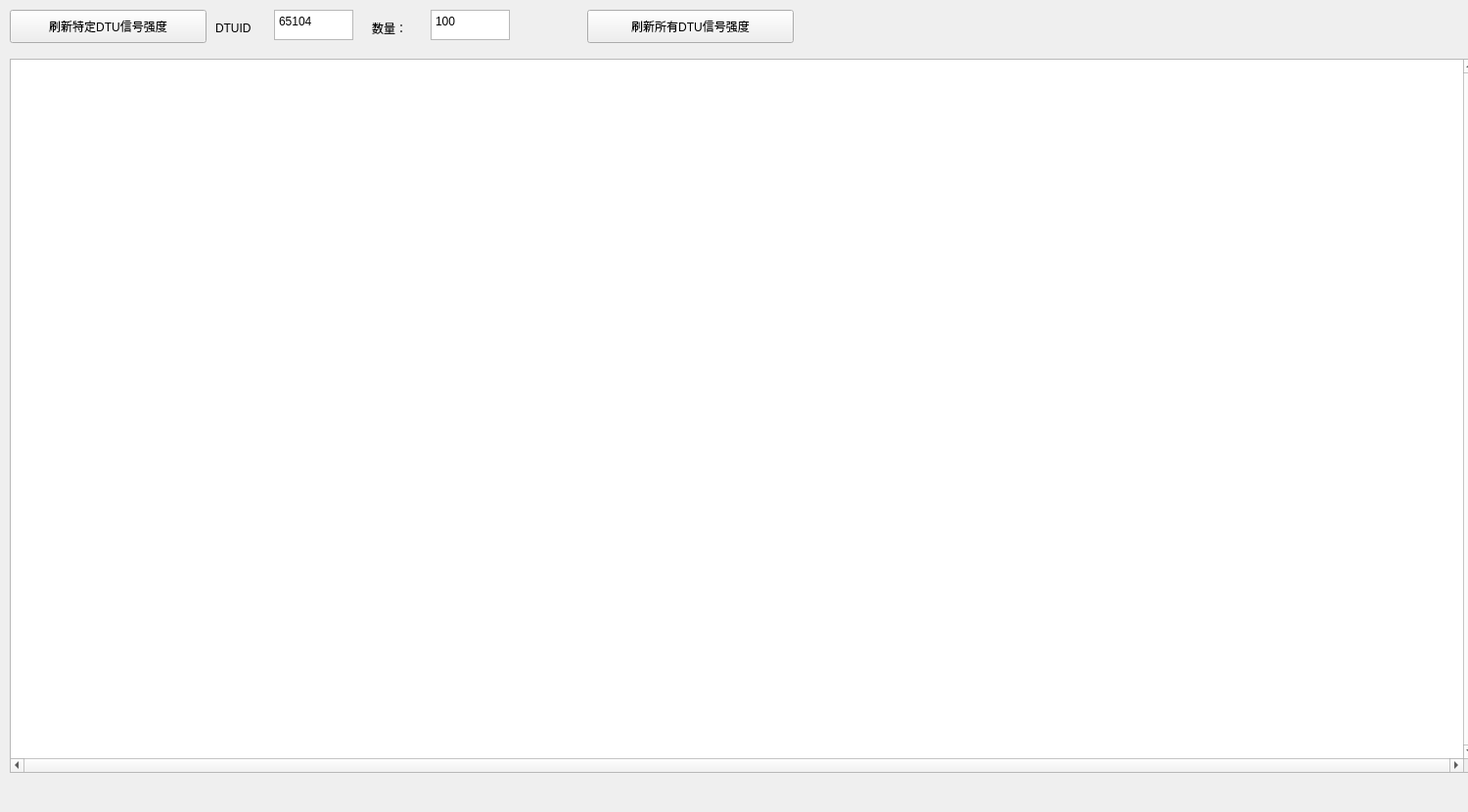
<?xml version="1.0" encoding="UTF-8"?>
<ui version="4.0">
 <class>myform3</class>
 <widget class="QWidget" name="myform3">
  <property name="geometry">
   <rect>
    <x>0</x>
    <y>0</y>
    <width>1500</width>
    <height>830</height>
   </rect>
  </property>
  <property name="windowTitle">
   <string>查询信号强度</string>
  </property>
  <widget class="QTableWidget" name="tableWidget1">
   <property name="geometry">
    <rect>
     <x>10</x>
     <y>60</y>
     <width>1500</width>
     <height>730</height>
    </rect>
   </property>
   <property name="sizePolicy">
    <sizepolicy hsizetype="Expanding" vsizetype="Expanding">
     <horstretch>0</horstretch>
     <verstretch>0</verstretch>
    </sizepolicy>
   </property>
   <property name="verticalScrollBarPolicy">
    <enum>Qt::ScrollBarAlwaysOn</enum>
   </property>
   <property name="horizontalScrollBarPolicy">
    <enum>Qt::ScrollBarAlwaysOn</enum>
   </property>
   <property name="selectionMode">
    <enum>QAbstractItemView::ContiguousSelection</enum>
   </property>
  </widget>
  <widget class="QPushButton" name="pushButton">
   <property name="geometry">
    <rect>
     <x>10</x>
     <y>10</y>
     <width>201</width>
     <height>34</height>
    </rect>
   </property>
   <property name="text">
    <string>刷新特定DTU信号强度</string>
   </property>
  </widget>
  <widget class="QTextEdit" name="textEdit">
   <property name="geometry">
    <rect>
     <x>280</x>
     <y>10</y>
     <width>81</width>
     <height>31</height>
    </rect>
   </property>
   <property name="html">
    <string>&lt;!DOCTYPE HTML PUBLIC &quot;-//W3C//DTD HTML 4.0//EN&quot; &quot;http://www.w3.org/TR/REC-html40/strict.dtd&quot;&gt;
&lt;html&gt;&lt;head&gt;&lt;meta name=&quot;qrichtext&quot; content=&quot;1&quot; /&gt;&lt;style type=&quot;text/css&quot;&gt;
p, li { white-space: pre-wrap; }
&lt;/style&gt;&lt;/head&gt;&lt;body style=&quot; font-family:'SimSun'; font-size:9pt; font-weight:400; font-style:normal;&quot;&gt;
&lt;p style=&quot; margin-top:0px; margin-bottom:0px; margin-left:0px; margin-right:0px; -qt-block-indent:0; text-indent:0px;&quot;&gt;65104&lt;/p&gt;&lt;/body&gt;&lt;/html&gt;</string>
   </property>
  </widget>
  <widget class="QLabel" name="label_3">
   <property name="geometry">
    <rect>
     <x>220</x>
     <y>20</y>
     <width>61</width>
     <height>18</height>
    </rect>
   </property>
   <property name="text">
    <string>DTUID</string>
   </property>
  </widget>
  <widget class="QTextEdit" name="textEdit_2">
   <property name="geometry">
    <rect>
     <x>440</x>
     <y>10</y>
     <width>81</width>
     <height>31</height>
    </rect>
   </property>
   <property name="html">
    <string>&lt;!DOCTYPE HTML PUBLIC &quot;-//W3C//DTD HTML 4.0//EN&quot; &quot;http://www.w3.org/TR/REC-html40/strict.dtd&quot;&gt;
&lt;html&gt;&lt;head&gt;&lt;meta name=&quot;qrichtext&quot; content=&quot;1&quot; /&gt;&lt;style type=&quot;text/css&quot;&gt;
p, li { white-space: pre-wrap; }
&lt;/style&gt;&lt;/head&gt;&lt;body style=&quot; font-family:'SimSun'; font-size:9pt; font-weight:400; font-style:normal;&quot;&gt;
&lt;p style=&quot; margin-top:0px; margin-bottom:0px; margin-left:0px; margin-right:0px; -qt-block-indent:0; text-indent:0px;&quot;&gt;100&lt;/p&gt;&lt;/body&gt;&lt;/html&gt;</string>
   </property>
  </widget>
  <widget class="QLabel" name="label_4">
   <property name="geometry">
    <rect>
     <x>380</x>
     <y>20</y>
     <width>51</width>
     <height>18</height>
    </rect>
   </property>
   <property name="text">
    <string>数量：</string>
   </property>
  </widget>
  <widget class="QPushButton" name="pushButton_2">
   <property name="geometry">
    <rect>
     <x>600</x>
     <y>10</y>
     <width>211</width>
     <height>34</height>
    </rect>
   </property>
   <property name="autoFillBackground">
    <bool>false</bool>
   </property>
   <property name="text">
    <string>刷新所有DTU信号强度</string>
   </property>
  </widget>
 </widget>
 <resources/>
 <connections>
  <connection>
   <sender>pushButton</sender>
   <signal>clicked()</signal>
   <receiver>myform3</receiver>
   <slot>bt1_click()</slot>
   <hints>
    <hint type="sourcelabel">
     <x>14</x>
     <y>30</y>
    </hint>
    <hint type="destinationlabel">
     <x>138</x>
     <y>829</y>
    </hint>
   </hints>
  </connection>
  <connection>
   <sender>pushButton_2</sender>
   <signal>clicked()</signal>
   <receiver>myform3</receiver>
   <slot>bt2_click()</slot>
   <hints>
    <hint type="sourcelabel">
     <x>606</x>
     <y>33</y>
    </hint>
    <hint type="destinationlabel">
     <x>812</x>
     <y>64</y>
    </hint>
   </hints>
  </connection>
 </connections>
 <slots>
  <slot>bt1_click()</slot>
  <slot>bt2_click()</slot>
  <slot>LW1_dclick()</slot>
  <slot>bt3_click()</slot>
  <slot>bt4_click()</slot>
  <slot>bt5_click()</slot>
 </slots>
</ui>
